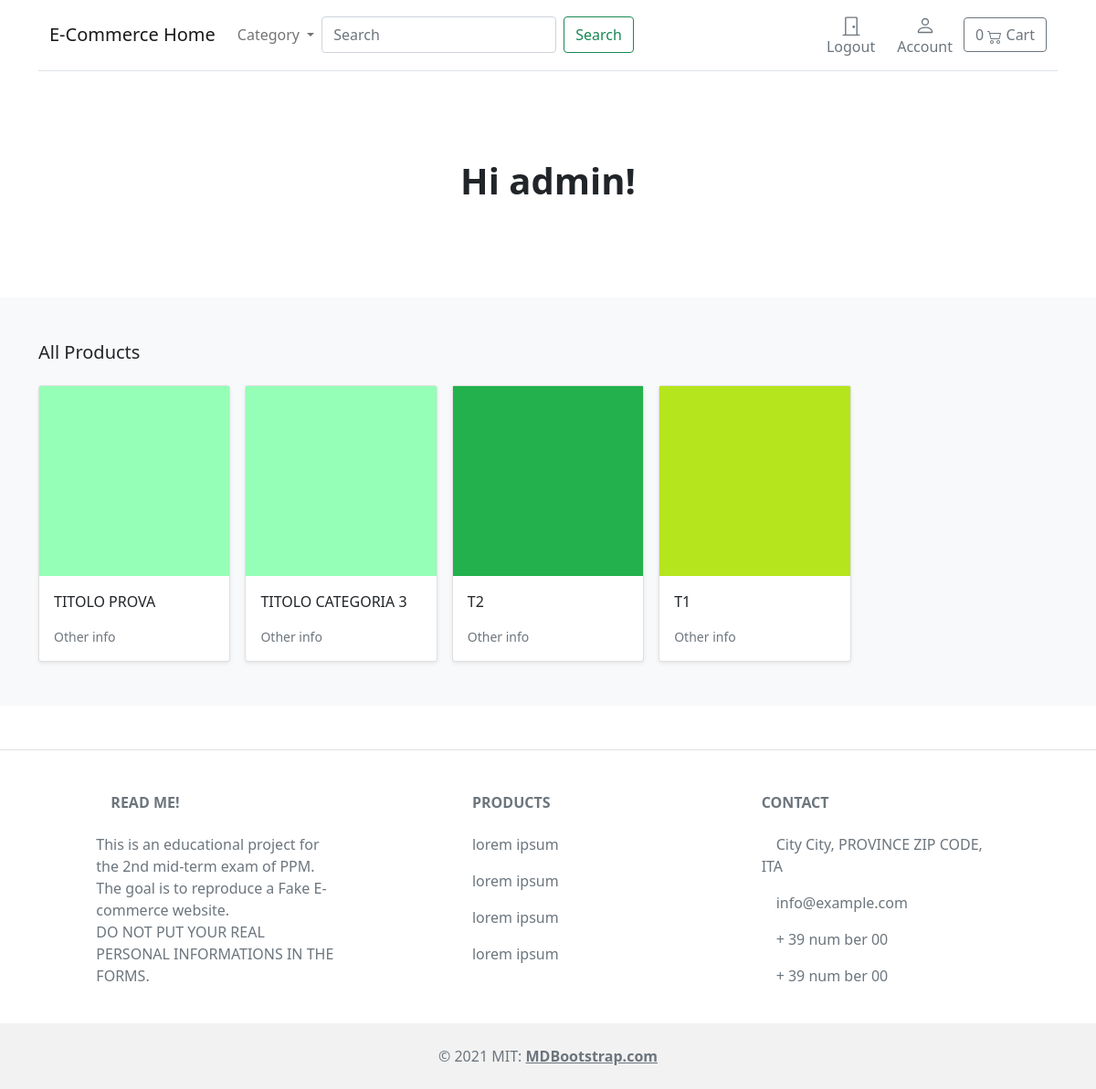
Page / (signed in) on the earlier database version.
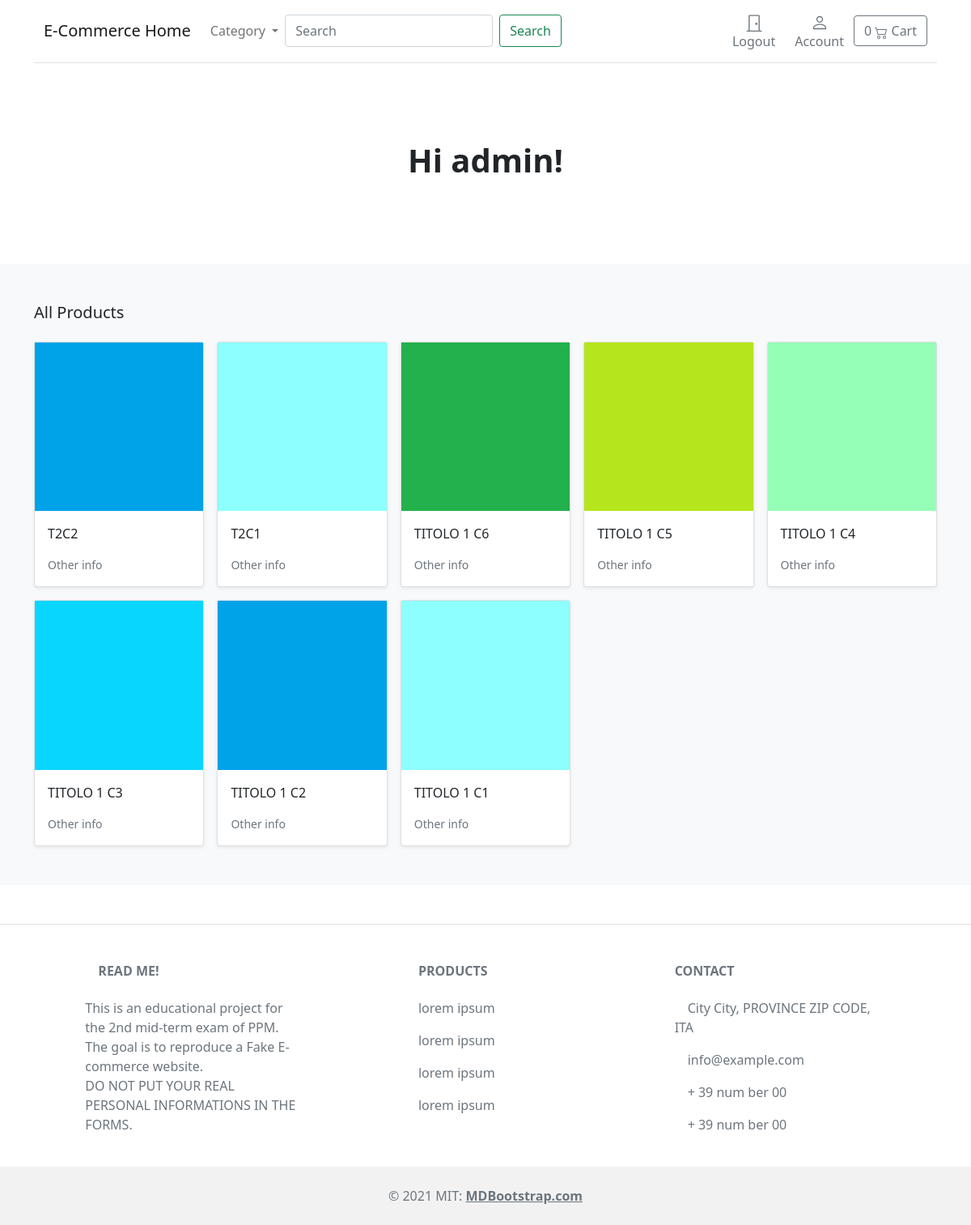
Same page on the later database version.
### store/models.py (models this page shows, shortened)
class Product(models.Model):
    category = models.ForeignKey(Category, related_name='product', on_delete=models.CASCADE)
    created_by = models.ForeignKey(settings.AUTH_USER_MODEL, on_delete=models.CASCADE, related_name='product_creator')
    title = models.CharField(max_length=255)
    author = models.CharField(max_length=255, default='admin')
    description = models.TextField(blank=True)
    image = models.ImageField(upload_to='images/')
    slug = models.SlugField(max_length=255)
    price = models.DecimalField(max_digits=4, decimal_places=2)
    in_stock = models.BooleanField(default=True)
    is_active = models.BooleanField(default=True)
    created = models.DateTimeField(auto_now_add=True)
    updated = models.DateTimeField(auto_now=True)
    objects = models.Manager()
    products = ProductManager()
    class Meta:
        verbose_name_plural = "Products"
        ordering = ('-created',)
    def get_absolute_url(self):
        return reverse('store:product_detail',args=[self.slug]) #now we can dinamically use that to add urls to our page

### store/views.py (the view)
# urls.py: path('', views.all_products, name='all_products'),
def all_products(request):
    products = Product.objects.all() # query sulla products table che colleziona tutti i prodotti
    return render(request, 'store/home.html', {'products':products}) # prende data prende templates e prepara il templates con i dati per inviarlo allo user

### basket/basket.py (called while the page is built)
    def __len__(self):
        return sum(item['qty'] for item in self.basket.values())

### basket/context_processor.py (called while the page is built)
def basket(request):
    return {'basket': Basket(request)}

### store/models.py (called while the page is built)
    def get_absolute_url(self):
        return reverse('store:category_list', args=[self.slug])

### store/views.py (called while the page is built)
def categories(request):
    return{
        'categories': Category.objects.all()
    }

### templates/store/home.html (shortened to what this page needs)
{% extends "./base.html" %}
{% load static %}
{% block content %}
{% if user.is_authenticated %}
<div class="px-4 py-5 my-5 text-center">
<h1 class="h1 fw-bold">Hi {{ user.username }}!</h1>
    </div>
<div class="album py-5 bg-light">
    <div class="container">
      <div class="pb-3 h5">All Products</div>
      <div class="row row-cols-1 row-cols-sm-2 row-cols-md-5 g-3">
        {% for product in products %}
        <div class="col">
          <div class="card shadow-sm">
              <a class="text-dark text-decoration-none" href="{{ product.get_absolute_url }}">
            <img class="img-fluid" alt="Responsive image" src="{{ product.image.url }}">
            <div class="card-body">
              <p class="card-text">
                {{ product.title }}
              </p>
              <div class="d-flex justify-content-between align-items-center">
                <small class="text-muted"> Other info</small>
              </div>
            </div>
                  </a>
          </div>
        </div>
        {% endfor %}
      </div>
    </div>
  </div>
{% endif %}
{% endblock %}

Differences in the rows shown:
removed Product: image (picture), title "T2"
removed Product: image (picture), title "T1"
added Product: image (picture), title "T2C2"
added Product: image (picture), title "T2C1"
added Product: image (picture), title "TITOLO 1 C6"
added Product: image (picture), title "TITOLO 1 C5"
changed Product: title "TITOLO PROVA" → "TITOLO 1 C4"
changed Product: image: a different picture; title "TITOLO CATEGORIA 3" → "TITOLO 1 C3"
added Product: image (picture), title "TITOLO 1 C2"
added Product: image (picture), title "TITOLO 1 C1"
